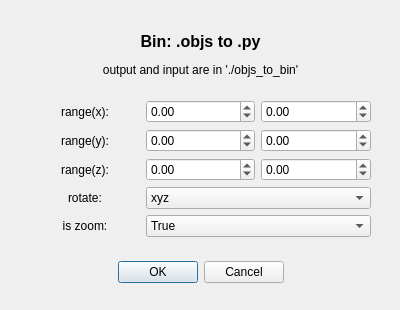
<?xml version="1.0" encoding="UTF-8"?>
<ui version="4.0">
 <class>Dialog</class>
 <widget class="QDialog" name="Dialog">
  <property name="geometry">
   <rect>
    <x>0</x>
    <y>0</y>
    <width>400</width>
    <height>310</height>
   </rect>
  </property>
  <property name="windowTitle">
   <string>Bin: .objs to .py</string>
  </property>
  <widget class="QDialogButtonBox" name="buttonBox">
   <property name="geometry">
    <rect>
     <x>30</x>
     <y>256</y>
     <width>341</width>
     <height>32</height>
    </rect>
   </property>
   <property name="orientation">
    <enum>Qt::Horizontal</enum>
   </property>
   <property name="standardButtons">
    <set>QDialogButtonBox::Cancel|QDialogButtonBox::Ok</set>
   </property>
   <property name="centerButtons">
    <bool>true</bool>
   </property>
  </widget>
  <widget class="QWidget" name="gridLayoutWidget">
   <property name="geometry">
    <rect>
     <x>30</x>
     <y>16</y>
     <width>341</width>
     <height>221</height>
    </rect>
   </property>
   <layout class="QGridLayout" name="gridLayout">
    <item row="5" column="0">
     <widget class="QLabel" name="label_7">
      <property name="text">
       <string>is zoom:</string>
      </property>
      <property name="alignment">
       <set>Qt::AlignCenter</set>
      </property>
     </widget>
    </item>
    <item row="3" column="0">
     <widget class="QLabel" name="label_5">
      <property name="text">
       <string>range(z):</string>
      </property>
      <property name="alignment">
       <set>Qt::AlignCenter</set>
      </property>
     </widget>
    </item>
    <item row="1" column="0">
     <widget class="QLabel" name="label_3">
      <property name="text">
       <string>range(x):</string>
      </property>
      <property name="alignment">
       <set>Qt::AlignCenter</set>
      </property>
     </widget>
    </item>
    <item row="4" column="0">
     <widget class="QLabel" name="label_6">
      <property name="text">
       <string>rotate:</string>
      </property>
      <property name="alignment">
       <set>Qt::AlignCenter</set>
      </property>
     </widget>
    </item>
    <item row="3" column="1">
     <widget class="QDoubleSpinBox" name="doubleSpinBox_5">
      <property name="minimum">
       <double>-5000.000000000000000</double>
      </property>
      <property name="maximum">
       <double>5000.000000000000000</double>
      </property>
      <property name="singleStep">
       <double>1.000000000000000</double>
      </property>
     </widget>
    </item>
    <item row="1" column="2">
     <widget class="QDoubleSpinBox" name="doubleSpinBox_2">
      <property name="minimum">
       <double>-5000.000000000000000</double>
      </property>
      <property name="maximum">
       <double>5000.000000000000000</double>
      </property>
      <property name="singleStep">
       <double>1.000000000000000</double>
      </property>
      <property name="value">
       <double>0.000000000000000</double>
      </property>
     </widget>
    </item>
    <item row="5" column="1" colspan="2">
     <widget class="QComboBox" name="comboBox_2">
      <item>
       <property name="text">
        <string>True</string>
       </property>
      </item>
      <item>
       <property name="text">
        <string>False</string>
       </property>
      </item>
     </widget>
    </item>
    <item row="1" column="1">
     <widget class="QDoubleSpinBox" name="doubleSpinBox">
      <property name="minimum">
       <double>-5000.000000000000000</double>
      </property>
      <property name="maximum">
       <double>5000.000000000000000</double>
      </property>
      <property name="singleStep">
       <double>1.000000000000000</double>
      </property>
      <property name="value">
       <double>0.000000000000000</double>
      </property>
     </widget>
    </item>
    <item row="3" column="2">
     <widget class="QDoubleSpinBox" name="doubleSpinBox_6">
      <property name="minimum">
       <double>-5000.000000000000000</double>
      </property>
      <property name="maximum">
       <double>5000.000000000000000</double>
      </property>
      <property name="singleStep">
       <double>1.000000000000000</double>
      </property>
     </widget>
    </item>
    <item row="2" column="0">
     <widget class="QLabel" name="label_4">
      <property name="text">
       <string>range(y):</string>
      </property>
      <property name="alignment">
       <set>Qt::AlignCenter</set>
      </property>
     </widget>
    </item>
    <item row="4" column="1" colspan="2">
     <widget class="QComboBox" name="comboBox">
      <item>
       <property name="text">
        <string>xyz</string>
       </property>
      </item>
      <item>
       <property name="text">
        <string>xzy</string>
       </property>
      </item>
      <item>
       <property name="text">
        <string>yxz</string>
       </property>
      </item>
      <item>
       <property name="text">
        <string>yzx</string>
       </property>
      </item>
      <item>
       <property name="text">
        <string>zxy</string>
       </property>
      </item>
      <item>
       <property name="text">
        <string>zyx</string>
       </property>
      </item>
     </widget>
    </item>
    <item row="2" column="2">
     <widget class="QDoubleSpinBox" name="doubleSpinBox_4">
      <property name="minimum">
       <double>-5000.000000000000000</double>
      </property>
      <property name="maximum">
       <double>5000.000000000000000</double>
      </property>
      <property name="value">
       <double>0.000000000000000</double>
      </property>
     </widget>
    </item>
    <item row="2" column="1">
     <widget class="QDoubleSpinBox" name="doubleSpinBox_3">
      <property name="minimum">
       <double>-5000.000000000000000</double>
      </property>
      <property name="maximum">
       <double>5000.000000000000000</double>
      </property>
      <property name="singleStep">
       <double>1.000000000000000</double>
      </property>
      <property name="value">
       <double>0.000000000000000</double>
      </property>
     </widget>
    </item>
    <item row="0" column="0" colspan="3">
     <widget class="QLabel" name="label">
      <property name="text">
       <string>&lt;html&gt;&lt;head/&gt;&lt;body&gt;&lt;p&gt;&lt;span style=&quot; font-size:12pt; font-weight:700;&quot;&gt;Bin: .objs to .py&lt;/span&gt;&lt;/p&gt;&lt;p&gt;output and input are in './objs_to_bin'&lt;/p&gt;&lt;/body&gt;&lt;/html&gt;</string>
      </property>
      <property name="alignment">
       <set>Qt::AlignCenter</set>
      </property>
     </widget>
    </item>
   </layout>
  </widget>
 </widget>
 <resources/>
 <connections>
  <connection>
   <sender>buttonBox</sender>
   <signal>accepted()</signal>
   <receiver>Dialog</receiver>
   <slot>accept()</slot>
   <hints>
    <hint type="sourcelabel">
     <x>248</x>
     <y>254</y>
    </hint>
    <hint type="destinationlabel">
     <x>157</x>
     <y>274</y>
    </hint>
   </hints>
  </connection>
  <connection>
   <sender>buttonBox</sender>
   <signal>rejected()</signal>
   <receiver>Dialog</receiver>
   <slot>reject()</slot>
   <hints>
    <hint type="sourcelabel">
     <x>316</x>
     <y>260</y>
    </hint>
    <hint type="destinationlabel">
     <x>286</x>
     <y>274</y>
    </hint>
   </hints>
  </connection>
 </connections>
</ui>
